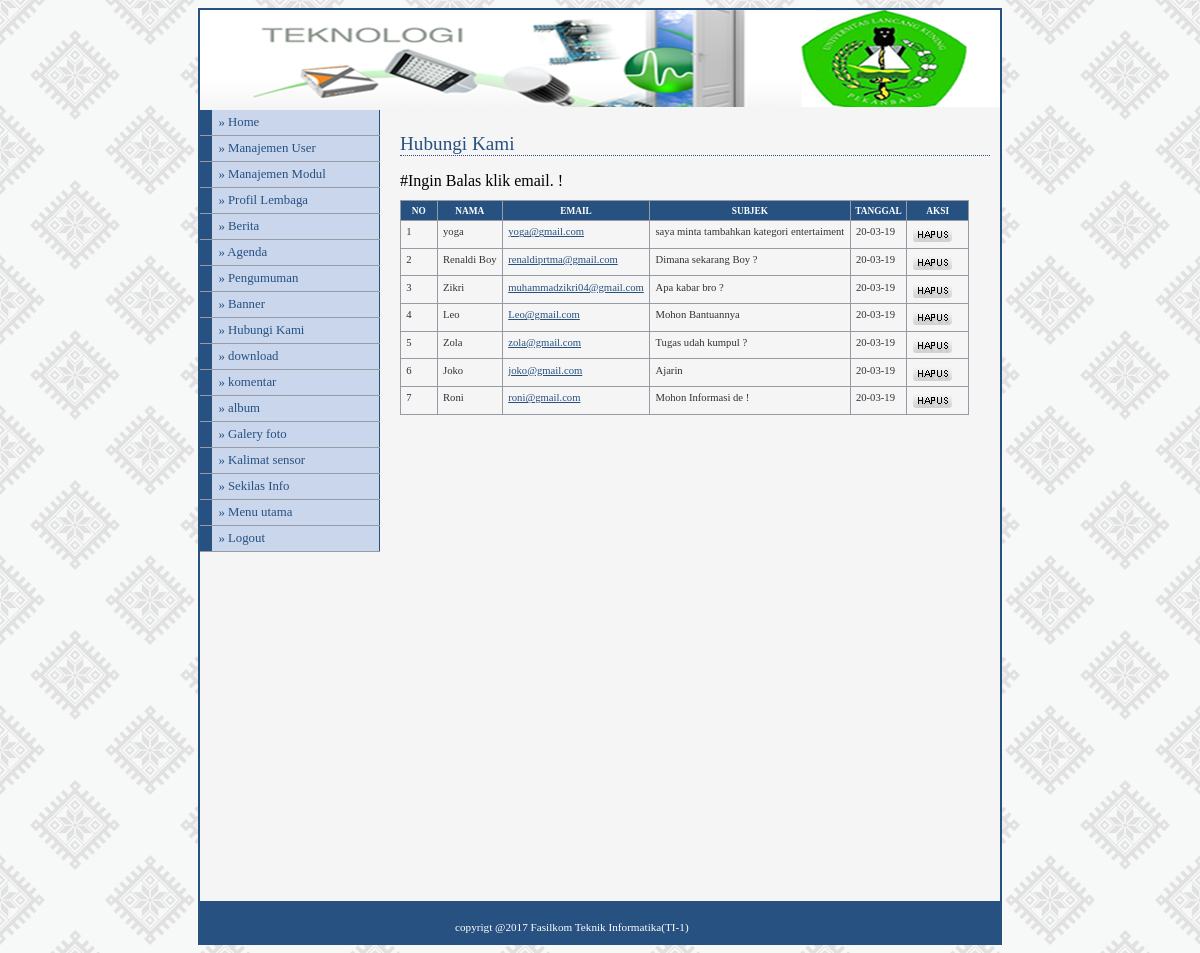
The page /admin/media.php?module=hubungi (signed in) on the database its author committed.
### tables this page shows
CREATE TABLE IF NOT EXISTS `hubungi` (
`id_hubungi` int(5) NOT NULL,
  `nama` varchar(50) NOT NULL,
  `email` varchar(100) NOT NULL,
  `subjek` varchar(100) NOT NULL,
  `pesan` text NOT NULL,
  `tanggal` date NOT NULL
);

CREATE TABLE IF NOT EXISTS `modul` (
`id_modul` int(5) NOT NULL,
  `nama_modul` varchar(50) NOT NULL,
  `link` varchar(50) NOT NULL,
  `publish` enum('Y','N') NOT NULL,
  `status` enum('user','admin') NOT NULL,
  `urutan` int(5) NOT NULL,
  `aktif` enum('Y','N') NOT NULL
);

### admin/modul/mod_hubungi/hubungi.php (the view, shortened to what this page needs)
<?php
 if (empty($_SESSION['username']) AND empty($_SESSION['passuser'])){
  echo "<link href='style.css' rel='stylesheet' type='text/css'>
 <center>Untuk mengakses modul, Anda harus login <br>";
  echo "<a href=../../index.php><b>LOGIN</b></a></center>";
}
else{
$aksi="modul/mod_hubungi/aksi_hubungi.php";
switch(@$_GET['act']){
  default:
    echo "<h2>Hubungi Kami</h2>
          <div id=paging>
          #Ingin Balas klik email. !
          </div>
          <table class='list'><thead>
          <tr><th class='left'>no</th>
          <th>nama</th>
          <th>email</th>
          <th>subjek</th>
          <th>tanggal</th>
          <th>aksi</th></tr></thead><tbody>";
    $tampil=mysql_query("SELECT * FROM hubungi ORDER BY id_hubungi DESC");
    $no = 1;
    while ($r=mysql_fetch_array($tampil)){
      $tgl=date("y-m-d");
      echo "<tr><td class='left' width='25'>$no</td>
                <td class='left'>$r[nama]</td>
                <td class='left'><a href=?module=hubungi&act=balasemail&id=$r[id_hubungi]>$r[email]</a></td>
                <td class='left'>$r[subjek]</td>
                <td class='left'>$tgl</a></td>
                <td class='center' width='50'><a href=$aksi?module=hubungi&act=hapus&id=$r[id_hubungi]><img src='images/del.png' border='0' title='hapus' /></a>
                </td></tr>";
    $no++;
    }
    echo "</tbody></table>";
    break;
}
}
?>

### admin/menu.php (shortened to what this page needs)
<?php
if ($_SESSION['level']=='admin'){
$sql=mysql_query("SELECT * FROM modul ORDER BY urutan");
}
else{
$sql=mysql_query("SELECT * FROM modul
WHERE status='user' ORDER BY urutan");
}
while ($data=mysql_fetch_array($sql)){
echo "<li><a href='$data[link]'>
&#187; $data[nama_modul]</a></li>";
}
?>

### admin/adminstyle1.css (style rules this page uses)
body { font-family : Tahoma; text-align : center; }
#menu li { Width : 180px; border-bottom : 1px solid #969BA5; margin : 0; padding : 0; font-size : 80%; vertical-align : bottom; }
#menu a:link, #menu a:visited { Display : block; padding : 5px 5px 5px 0.5em; border-left : 12px solid #265180; border-right : 1px solid #265180; background-color : #CAD6EC; color : #265180; text-decoration : none; }
a:link,a:visited { color : #265180; }
h2 { font : normal 120% Georgia; color : #265180; background-color : transparent; border-bottom : 1px dotted #265180; }
table { font-family : Tahoma; font-size : 8pt; border-width : 1px; border-style : solid; border-color : #999999; border-collapse : collapse; margin : 10px 0px; }
th { color : #FFFFFF; font-size : 7pt; text-transform : uppercase; text-align : center; padding : 0.5em; border-width : 1px; border-style : solid; border-color : #969BA5; border-collapse : collapse; background-color : #265180; }
td { padding : 0.5em; color : #333333; vertical-align : top; border-width : 1px; border-style : solid; border-color : #969BA5; border-collapse : collapse; }

### rows shown on the page
hubungi: nama "yoga", email "yoga@gmail.com", subjek "saya minta tambahkan kategori entertaiment"
hubungi: nama "Renaldi Boy", email "renaldiprtma@gmail.com", subjek "Dimana sekarang Boy ?"
hubungi: nama "Zikri", email "muhammadzikri04@gmail.com", subjek "Apa kabar bro ?"
hubungi: nama "Leo", email "Leo@gmail.com", subjek "Mohon Bantuannya"
hubungi: nama "Zola", email "zola@gmail.com", subjek "Tugas udah kumpul ?"
hubungi: nama "Joko", email "joko@gmail.com", subjek "Ajarin"
hubungi: nama "Roni", email "roni@gmail.com", subjek "Mohon Informasi de !"
modul: nama_modul "Manajemen User"
modul: nama_modul "Manajemen Modul"
modul: nama_modul "Profil Lembaga"
modul: nama_modul "Berita"
modul: nama_modul "Agenda"
modul: nama_modul "Pengumuman"
modul: nama_modul "Banner"
modul: nama_modul "Hubungi Kami"
modul: nama_modul "download"
modul: nama_modul "komentar"
modul: nama_modul "album"
modul: nama_modul "Galery foto"
modul: nama_modul "Kalimat sensor"
modul: nama_modul "Sekilas Info"
modul: nama_modul "Menu utama"
